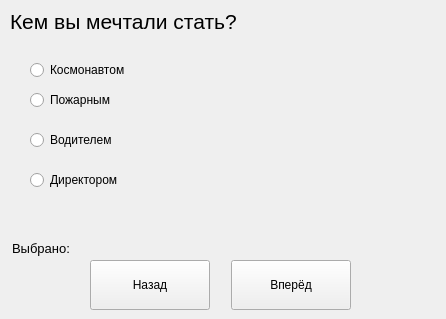
<?xml version="1.0" encoding="UTF-8"?>
<ui version="4.0">
 <class>MainWindow</class>
 <widget class="QMainWindow" name="MainWindow">
  <property name="geometry">
   <rect>
    <x>0</x>
    <y>0</y>
    <width>446</width>
    <height>319</height>
   </rect>
  </property>
  <property name="minimumSize">
   <size>
    <width>446</width>
    <height>319</height>
   </size>
  </property>
  <property name="maximumSize">
   <size>
    <width>446</width>
    <height>319</height>
   </size>
  </property>
  <property name="windowTitle">
   <string>MainWindow</string>
  </property>
  <widget class="QWidget" name="centralwidget">
   <widget class="QLabel" name="label_task">
    <property name="geometry">
     <rect>
      <x>10</x>
      <y>6</y>
      <width>301</width>
      <height>31</height>
     </rect>
    </property>
    <property name="font">
     <font>
      <family>Segoe UI</family>
      <pointsize>16</pointsize>
     </font>
    </property>
    <property name="text">
     <string>Кем вы мечтали стать?</string>
    </property>
   </widget>
   <widget class="QLabel" name="label_img">
    <property name="geometry">
     <rect>
      <x>230</x>
      <y>42</y>
      <width>201</width>
      <height>191</height>
     </rect>
    </property>
    <property name="text">
     <string/>
    </property>
   </widget>
   <widget class="QLabel" name="label_selected">
    <property name="geometry">
     <rect>
      <x>12</x>
      <y>240</y>
      <width>271</width>
      <height>16</height>
     </rect>
    </property>
    <property name="font">
     <font>
      <family>Segoe UI</family>
      <pointsize>10</pointsize>
     </font>
    </property>
    <property name="text">
     <string>Выбрано:</string>
    </property>
   </widget>
   <widget class="QPushButton" name="btn_back">
    <property name="geometry">
     <rect>
      <x>90</x>
      <y>260</y>
      <width>120</width>
      <height>50</height>
     </rect>
    </property>
    <property name="font">
     <font>
      <family>Segoe UI</family>
     </font>
    </property>
    <property name="text">
     <string>Назад</string>
    </property>
   </widget>
   <widget class="QPushButton" name="btn_next">
    <property name="geometry">
     <rect>
      <x>231</x>
      <y>260</y>
      <width>120</width>
      <height>50</height>
     </rect>
    </property>
    <property name="font">
     <font>
      <family>Segoe UI</family>
     </font>
    </property>
    <property name="text">
     <string>Вперёд</string>
    </property>
   </widget>
   <widget class="QRadioButton" name="radioButton_1">
    <property name="geometry">
     <rect>
      <x>30</x>
      <y>60</y>
      <width>161</width>
      <height>20</height>
     </rect>
    </property>
    <property name="text">
     <string>Космонавтом</string>
    </property>
   </widget>
   <widget class="QRadioButton" name="radioButton_3">
    <property name="geometry">
     <rect>
      <x>30</x>
      <y>130</y>
      <width>161</width>
      <height>20</height>
     </rect>
    </property>
    <property name="text">
     <string>Водителем</string>
    </property>
   </widget>
   <widget class="QRadioButton" name="radioButton_2">
    <property name="geometry">
     <rect>
      <x>30</x>
      <y>90</y>
      <width>100</width>
      <height>20</height>
     </rect>
    </property>
    <property name="text">
     <string>Пожарным</string>
    </property>
   </widget>
   <widget class="QRadioButton" name="radioButton_4">
    <property name="geometry">
     <rect>
      <x>30</x>
      <y>170</y>
      <width>171</width>
      <height>20</height>
     </rect>
    </property>
    <property name="text">
     <string>Директором</string>
    </property>
   </widget>
  </widget>
 </widget>
 <resources/>
 <connections/>
</ui>
